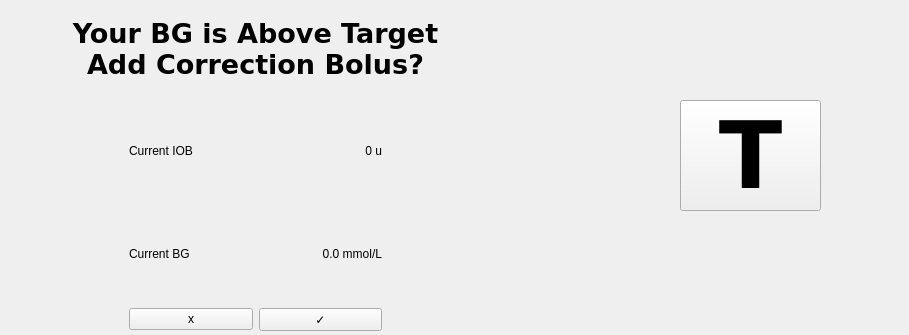
<?xml version="1.0" encoding="UTF-8"?>
<ui version="4.0">
 <class>CorrectionSuggestionScreen</class>
 <widget class="QWidget" name="CorrectionSuggestionScreen">
  <property name="geometry">
   <rect>
    <x>0</x>
    <y>0</y>
    <width>909</width>
    <height>335</height>
   </rect>
  </property>
  <property name="windowTitle">
   <string>Form</string>
  </property>
  <widget class="QWidget" name="gridLayoutWidget">
   <property name="geometry">
    <rect>
     <x>0</x>
     <y>0</y>
     <width>511</width>
     <height>331</height>
    </rect>
   </property>
   <layout class="QGridLayout" name="gridLayout">
    <item row="3" column="2">
     <widget class="QPushButton" name="confirmButton">
      <property name="text">
       <string>✓</string>
      </property>
     </widget>
    </item>
    <item row="1" column="1">
     <widget class="QLabel" name="label">
      <property name="text">
       <string>Current IOB</string>
      </property>
     </widget>
    </item>
    <item row="3" column="1">
     <widget class="QPushButton" name="cancelButton">
      <property name="enabled">
       <bool>true</bool>
      </property>
      <property name="text">
       <string>x</string>
      </property>
     </widget>
    </item>
    <item row="2" column="2">
     <widget class="QLabel" name="labelBGValue">
      <property name="text">
       <string>0.0 mmol/L</string>
      </property>
      <property name="alignment">
       <set>Qt::AlignRight|Qt::AlignTrailing|Qt::AlignVCenter</set>
      </property>
     </widget>
    </item>
    <item row="0" column="0" colspan="4">
     <widget class="QLabel" name="labelMessage">
      <property name="font">
       <font>
        <family>DejaVu Sans</family>
        <pointsize>20</pointsize>
        <weight>75</weight>
        <bold>true</bold>
       </font>
      </property>
      <property name="text">
       <string>Your BG is Above Target
Add Correction Bolus?</string>
      </property>
      <property name="alignment">
       <set>Qt::AlignCenter</set>
      </property>
     </widget>
    </item>
    <item row="1" column="0" rowspan="2">
     <spacer name="verticalSpacer_2">
      <property name="orientation">
       <enum>Qt::Vertical</enum>
      </property>
      <property name="sizeHint" stdset="0">
       <size>
        <width>20</width>
        <height>40</height>
       </size>
      </property>
     </spacer>
    </item>
    <item row="1" column="2">
     <widget class="QLabel" name="labelIOBValue">
      <property name="text">
       <string>0 u</string>
      </property>
      <property name="alignment">
       <set>Qt::AlignRight|Qt::AlignTrailing|Qt::AlignVCenter</set>
      </property>
     </widget>
    </item>
    <item row="1" column="3" rowspan="2">
     <spacer name="verticalSpacer">
      <property name="orientation">
       <enum>Qt::Vertical</enum>
      </property>
      <property name="sizeHint" stdset="0">
       <size>
        <width>20</width>
        <height>40</height>
       </size>
      </property>
     </spacer>
    </item>
    <item row="2" column="1">
     <widget class="QLabel" name="label_3">
      <property name="text">
       <string>Current BG</string>
      </property>
     </widget>
    </item>
   </layout>
  </widget>
  <widget class="QPushButton" name="homeButton">
   <property name="geometry">
    <rect>
     <x>680</x>
     <y>100</y>
     <width>141</width>
     <height>111</height>
    </rect>
   </property>
   <property name="font">
    <font>
     <family>DejaVu Sans</family>
     <pointsize>70</pointsize>
     <weight>75</weight>
     <bold>true</bold>
    </font>
   </property>
   <property name="text">
    <string>T</string>
   </property>
  </widget>
 </widget>
 <resources/>
 <connections/>
</ui>
